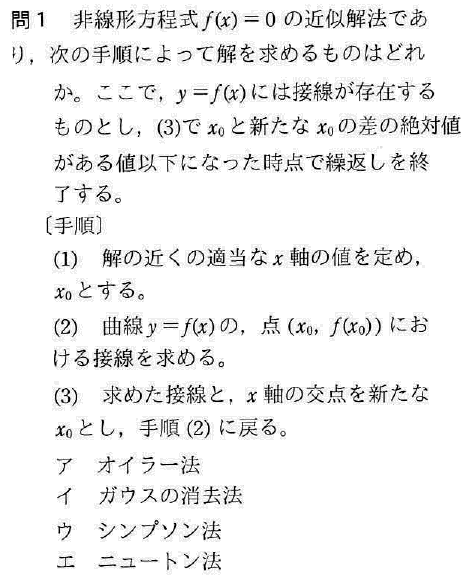
#> input picture common/am1/2021r03a_koudo_am1/q01n.png, 461 x 579 px
$ python narrow.py ../../common/am1/2021r03a_koudo_am1/q01n.png
#> lines starting #> are read from the running program, lines starting #| are printed output that depends on the picture
"""スマホ向けの「折り返し版」画像を作る。
本文の行（高さの低い帯）は、中央付近の文字の切れ目で左右に分け、右半分を次の行として並べる。
図や表（高さのある帯）は分けずにそのまま置く。"""
import os, sys, glob
from PIL import Image

def bands_of(im, thr=170):
    w, h = im.size; px = im.load()
    rows = [any(px[x, y] < thr for x in range(0, w, 2)) for y in range(h)]
    out, y = [], 0
    while y < h:
        if not rows[y]: y += 1; continue
        y0 = y
        while y < h and rows[y]: y += 1
        out.append([y0, y])
    merged = []
    for b in out:
        if merged and b[0] - merged[-1][1] <= 3: merged[-1][1] = b[1]
        else: merged.append(b)
    return merged

def col_empty(im, x, y0, y1, thr=170):
    px = im.load()
    return all(px[x, y] >= thr for y in range(y0, y1))

def split_x(im, y0, y1):
    w = im.width; mid = w // 2
    for d in range(0, int(w * 0.12)):
        for x in (mid - d, mid + d):
            if 2 <= x < w - 2 and col_empty(im, x, y0, y1) and col_empty(im, x - 1, y0, y1) and col_empty(im, x + 1, y0, y1):
                return x
    return None

def narrow(src, dst):
    im = Image.open(src).convert("L")
    w, h = im.size
#> w = 461; h = 579
    bands = bands_of(im)
#> in bands_of, `rows = [any(px[x, y] < thr for x in range(0, w, 2)) for y in range(h)]`: rows = 579 items, first 6: False, False, False, False, False, False
#> after the loop in bands_of, `while y < h:`: out = [[9, 31], [43, 64], [82, 104], [116, 138], [152, 172], [184, 203], [216, 235], [247, 269], [281, 300], [316, 337], [349, 368], [384, 406], [418, 439], [456, 474], [486, 505], [520, 540], [552, 570]]; y = 579
#> the loop in bands_of, `for b in out:` made 17 passes
#> after the loop in bands_of, `for b in out:`: merged has the same summary as out
#> bands has the same summary as out in bands_of
    pieces = []  # (image, indent)
    prev = 0
    for (y0, y1) in bands:
        top = max(prev, y0 - 6); bot = min(h, y1 + 6); prev = bot
        if y1 - y0 <= 40:
            x = split_x(im, y0, y1)
            if x:
                L = im.crop((0, top, x, bot)); R = im.crop((x, top, w, bot))
                rb = R.point(lambda v: 255 if v < 200 else 0).getbbox()
                lb = L.point(lambda v: 255 if v < 200 else 0).getbbox()
                pieces.append((L, 0))
                # 続きの行は、元の行の書き出し位置にそろえる
                if rb: pieces.append((R.crop((rb[0], 0, rb[2], R.height)), lb[0] if lb else 0))
                continue
        pieces.append((im.crop((0, top, w, bot)), 0))
#> this loop made 17 passes
#> (y0, y1, top, bot, prev, x, rb, lb) on passes 1, 2, 3, 4, 5, 8, 10, 12, 13, 15: (9, 31, 3, 37, 37, 238, (6, 5, 189, 26), (12, 7, 237, 28)), (43, 64, 37, 70, 70, 237, (3, 6, 188, 26), (12, 7, 236, 28)), (82, 104, 76, 110, 110, 247, (5, 5, 187, 26), (55, 8, 246, 29)), (116, 138, 110, 144, 144, 230, (2, 5, 231, 26), (55, 8, 224, 28)), (152, 172, 146, 178, 178, 222, (1, 6, 207, 26), (55, 7, 218, 27)), (247, 269, 241, 275, 275, 228, (1, 6, 191, 26), (54, 7, 226, 28)), (316, 337, 310, 343, 343, 238, (3, 5, 190, 27), (54, 6, 237, 28)), (384, 406, 378, 412, 412, 228, (1, 6, 200, 27), (55, 7, 224, 28)), (418, 439, 412, 445, 445, 237, (2, 6, 49, 25), (55, 7, 236, 27)), (486, 505, 480, 511, 511, 221, (2, 6, 23, 25), (57, 6, 220, 25))
#> (y0, y1, top, bot, prev, x, lb) on passes 6, 7, 9, 11, 14, 16: (184, 203, 178, 209, 209, 230, (55, 6, 121, 25)), (216, 235, 210, 241, 241, 230, (46, 5, 101, 25)), (281, 300, 275, 306, 306, 230, (54, 6, 144, 25)), (349, 368, 343, 374, 374, 230, (54, 5, 224, 25)), (456, 474, 450, 480, 480, 230, (57, 6, 200, 25)), (520, 540, 514, 546, 546, 230, (57, 6, 221, 26))
#> pass 1, in narrow, `L = im.crop((0, top, x, bot))`:
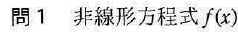
#> L: PIL image 238x34 L; min 0, max 255, mean 223.1
#> pass 1, in narrow, `R = im.crop((x, top, w, bot))`:
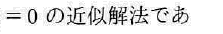
#> R: PIL image 223x34 L; min 0, max 255, mean 228
#> pass 2, in narrow, `L = im.crop((0, top, x, bot))`:
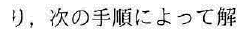
#> L: PIL image 237x33 L; min 0, max 255, mean 227.8
#> pass 2, in narrow, `R = im.crop((x, top, w, bot))`:
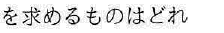
#> R: PIL image 224x33 L; min 0, max 255, mean 229.3
#> after the loop: R: PIL image 231x30 L; every value is 255
#> after the loop, pieces = 27 items
    W = max(p.width + ind for p, ind in pieces); H = sum(p.height for p, _ in pieces)
#> after `W = max((p.width + ind for p, ind in pieces))`: W = 284
#> after `H = sum((p.height for p, _ in pieces))`: H = 880
    out = Image.new("L", (W, H), 255); y = 0
#> after `out = Image.new('L', (W, H), 255)`: out: PIL image 284x880 L; every value is 255
    for p, ind in pieces: out.paste(p, (ind, y)); y += p.height
#> this loop made 27 passes
#> (ind, y) on passes 1 to 12: (0, 34), (12, 68), (0, 101), (12, 134), (0, 168), (55, 202), (0, 236), (55, 270), (0, 302), (55, 334), (0, 365), (0, 396)
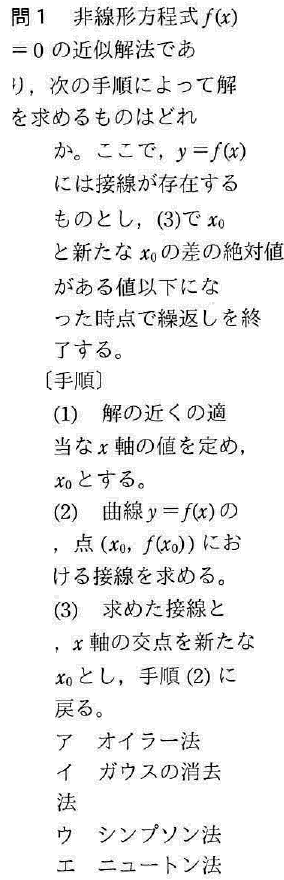
#> out: PIL image 284x880 L; min 0, max 255, mean 238.7
#> after the loop, y = 880
    out = out.point(lambda v: min(255, int(v / 17) * 17))
    out.convert("P", palette=Image.ADAPTIVE, colors=16).save(dst, optimize=True)
    return out.size

if __name__ == "__main__":
    for f in sys.argv[1:]:
        print(f, narrow(f, f.replace(".png", "n.png")))

$ run again, on common/am1/2021r03a_koudo_am1/q11n.png
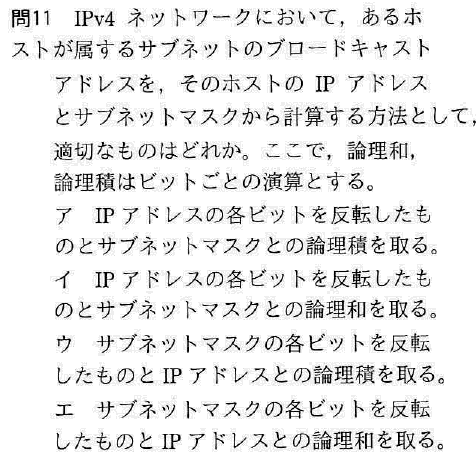
#> input picture common/am1/2021r03a_koudo_am1/q11n.png, 476 x 458 px
#> rows = 458 items, first 6: False, False, False, False, False, False
#> after the loop in bands_of, `while y < h:`: out = [[8, 27], [39, 59], [74, 94], [106, 126], [141, 160], [172, 191], [205, 224], [236, 255], [269, 288], [300, 319], [334, 353], [365, 384], [399, 419], [431, 450]]; y = 458
#> the loop in bands_of, `for b in out:` made 14 passes
#> after the loop in bands_of, `for b in out:`: merged has the same summary as out
#> bands has the same summary as out in bands_of
#> the loop in narrow, `for (y0, y1) in bands:` made 14 passes
#> (y0, y1, top, bot, prev, x, rb, lb) on passes 1 to 6: (8, 27, 2, 33, 33, 234, (2, 6, 188, 25), (12, 6, 230, 26)), (39, 59, 33, 65, 65, 239, (6, 5, 190, 24), (12, 5, 239, 26)), (74, 94, 68, 100, 100, 241, (3, 6, 186, 25), (56, 6, 240, 26)), (106, 126, 100, 132, 132, 238, (4, 6, 238, 27), (56, 6, 237, 26)), (141, 160, 135, 166, 166, 249, (17, 6, 165, 25), (54, 6, 248, 26)), (172, 191, 166, 197, 197, 238, (5, 6, 135, 25), (54, 6, 237, 26))
#> after the loop in narrow, `for (y0, y1) in bands:`:
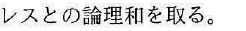
#> R: PIL image 246x31 L; min 0, max 255, mean 222.1
#> after the loop in narrow, `for (y0, y1) in bands:`: pieces = 28 items
#> W = 290
#> H = 876
#> the loop in narrow, `for p, ind in pieces: out.paste(p, (ind, y)); y += p.height` made 28 passes
#> (ind, y) on passes 1 to 8: (0, 31), (12, 62), (0, 94), (12, 126), (0, 158), (56, 190), (0, 222), (56, 254)
#> after the loop in narrow, `for p, ind in pieces: out.paste(p, (ind, y)); y += p.height`:
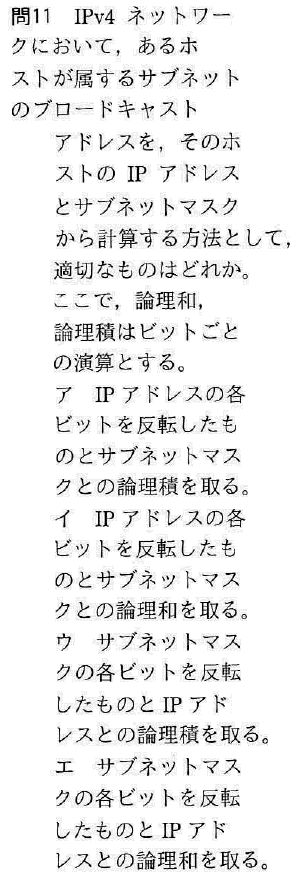
#> out: PIL image 290x876 L; min 0, max 255, mean 236.8

$ run again, on common/am1/2021r03a_koudo_am1/q21n.png
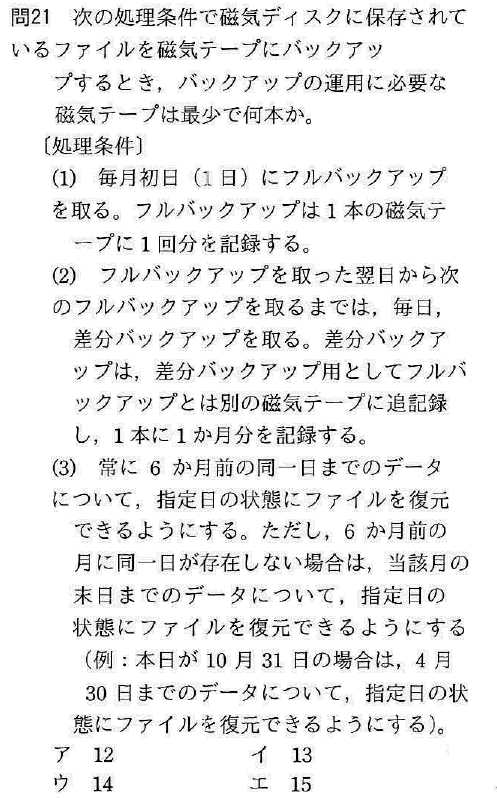
#> input picture common/am1/2021r03a_koudo_am1/q21n.png, 497 x 798 px
#> rows = 798 items, first 6: False, False, False, False, False, False
#> after the loop in bands_of, `while y < h:`: out = 25 pairs, first value 7 to 774, second value 27 to 792; y = 798
#> the loop in bands_of, `for b in out:` made 25 passes
#> b on passes 1 to 8: [7, 27], [39, 59], [72, 92], [104, 124], [136, 155], [167, 188], [200, 220], [233, 253]
#> after the loop in bands_of, `for b in out:`: merged has the same summary as out
#> bands has the same summary as out in bands_of
#> the loop in narrow, `for (y0, y1) in bands:` made 25 passes
#> (y0, y1, top, bot, prev, x, rb, lb) on passes 1, 2, 3, 4, 6, 7: (7, 27, 1, 33, 33, 240, (1, 5, 226, 26), (12, 7, 239, 26)), (39, 59, 33, 65, 65, 241, (2, 6, 141, 26), (12, 7, 238, 26)), (72, 92, 66, 98, 98, 241, (2, 6, 204, 26), (55, 6, 236, 27)), (104, 124, 98, 130, 130, 221, (2, 8, 90, 26), (55, 6, 221, 26)), (167, 188, 161, 194, 194, 248, (14, 6, 198, 27), (53, 7, 247, 27)), (200, 220, 194, 226, 226, 257, (5, 6, 189, 26), (53, 6, 256, 26))
#> after the loop in narrow, `for (y0, y1) in bands:`:
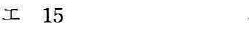
#> R: PIL image 249x29 L; min 0, max 255, mean 249.2
#> after the loop in narrow, `for (y0, y1) in bands:`: pieces = 49 items
#> W = 312
#> H = 1547
#> the loop in narrow, `for p, ind in pieces: out.paste(p, (ind, y)); y += p.height` made 49 passes
#> (ind, y) on passes 1 to 8: (0, 32), (12, 64), (0, 96), (12, 128), (0, 160), (55, 192), (0, 224), (55, 256)
#> after the loop in narrow, `for p, ind in pieces: out.paste(p, (ind, y)); y += p.height`:
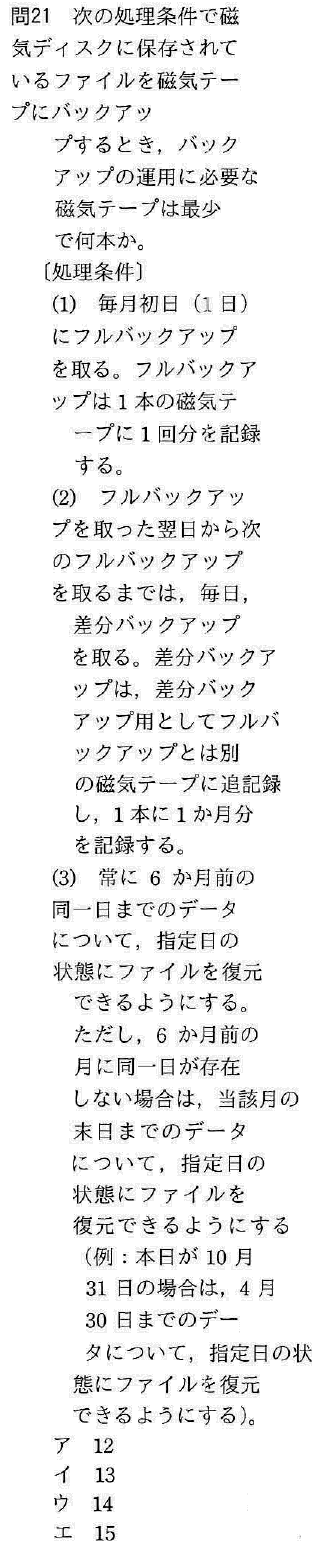
#> out: PIL image 312x1547 L; min 0, max 255, mean 239

$ run again, on common/am1/2021r03a_koudo_am1/q28n.png
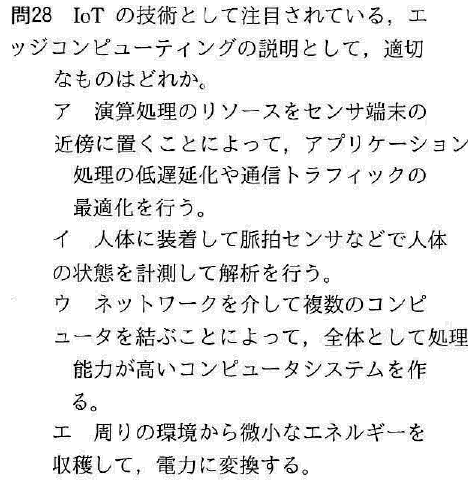
#> input picture common/am1/2021r03a_koudo_am1/q28n.png, 468 x 481 px
#> rows = 481 items, first 6: False, False, False, False, False, False
#> after the loop in bands_of, `while y < h:`: out = [[6, 25], [38, 58], [70, 89], [101, 121], [134, 153], [165, 184], [198, 217], [229, 249], [263, 283], [295, 314], [327, 347], [359, 379], [393, 411], [423, 442], [455, 475]]; y = 481
#> the loop in bands_of, `for b in out:` made 15 passes
#> after the loop in bands_of, `for b in out:`: merged has the same summary as out
#> bands has the same summary as out in bands_of
#> the loop in narrow, `for (y0, y1) in bands:` made 15 passes
#> (y0, y1, top, bot, prev, x, rb, lb) on passes 1, 2, 4, 5, 6, 8: (6, 25, 0, 31, 31, 239, (3, 6, 188, 26), (12, 5, 238, 25)), (38, 58, 32, 64, 64, 217, (2, 6, 206, 26), (12, 5, 214, 26)), (101, 121, 95, 127, 127, 238, (1, 7, 188, 26), (55, 6, 237, 26)), (134, 153, 128, 159, 159, 239, (3, 5, 229, 26), (55, 6, 238, 25)), (165, 184, 159, 190, 190, 239, (2, 6, 187, 25), (74, 6, 239, 25)), (229, 249, 223, 255, 255, 238, (2, 7, 209, 26), (53, 6, 237, 26))
#> after the loop in narrow, `for (y0, y1) in bands:`:
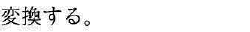
#> R: PIL image 250x32 L; min 0, max 255, mean 241.1
#> after the loop in narrow, `for (y0, y1) in bands:`: pieces = 27 items
#> W = 281
#> H = 850
#> the loop in narrow, `for p, ind in pieces: out.paste(p, (ind, y)); y += p.height` made 27 passes
#> (ind, y) on passes 1 to 8: (0, 31), (12, 62), (0, 94), (12, 126), (0, 157), (0, 189), (55, 221), (0, 252)
#> after the loop in narrow, `for p, ind in pieces: out.paste(p, (ind, y)); y += p.height`:
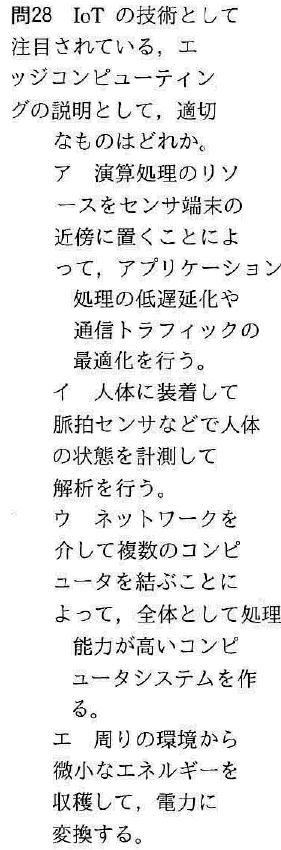
#> out: PIL image 281x850 L; min 0, max 255, mean 236.2
